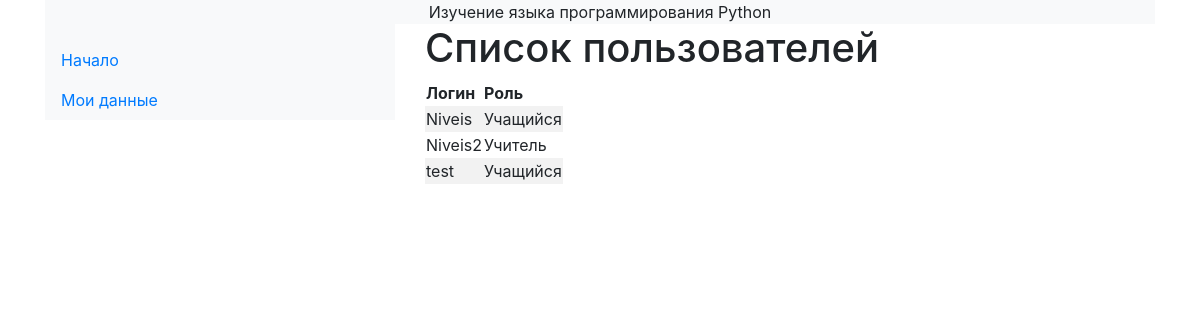
/users, run on an earlier commit of the app's database.
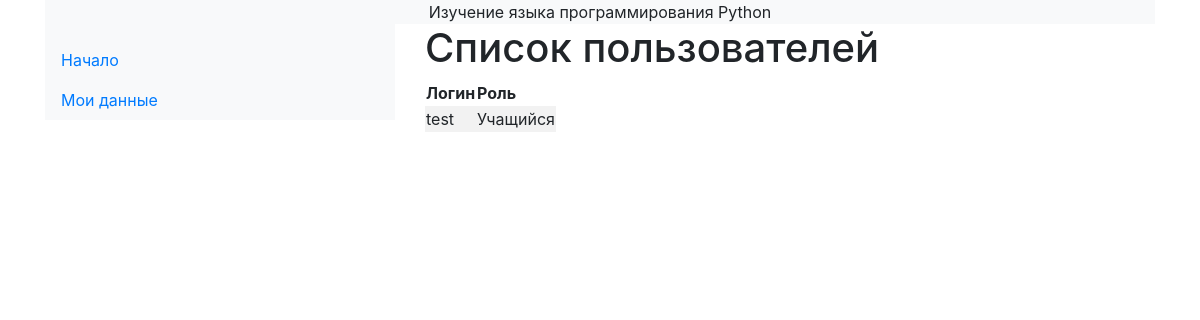
And on a later commit of the database.
### tables this page shows
CREATE TABLE "user" (
	"id"	INTEGER NOT NULL UNIQUE,
	"login"	TEXT NOT NULL UNIQUE,
	"password"	TEXT NOT NULL,
	"userTypeID"	INTEGER NOT NULL,
	PRIMARY KEY("id" AUTOINCREMENT)
);

CREATE TABLE "userType" (
	"id"	INTEGER NOT NULL UNIQUE,
	"typeName"	TEXT NOT NULL UNIQUE,
	PRIMARY KEY("id" AUTOINCREMENT)
);

### app.py (the view)
@app.route("/users")
def users():
    users = getUserList()
    return render_template("users.html", users=users)

### db_py.py (called while the page is built)
def getUserList():
    connection = sqlite3.connect('course.db')
    cursor = connection.cursor()
    cursor.execute("SELECT login, typeName FROM user, usertype where user.userTypeID = usertype.id and user.userTypeID <> 3")
    userlist = cursor.fetchall()
    return userlist

### templates/users.html
{% extends "layout.html" %}
{% block body %}
    <h1>Список пользователей</h1>
    <table class="table-striped">
        <thead>
            <tr>
                <th>Логин</th>
                <th>Роль</th>
            </tr>
        </thead>
        <tbody>
            {% for user in users %}
                <tr>
                    <td>{{ user[0] }}</td>
                    <td>{{ user[1] }}</td>
                </tr>
            {% endfor %}
        </tbody>
    </table>
{% endblock %}

### templates/layout.html (shortened to what this page needs)
<!DOCTYPE html>
<html lang="ru">
<head>
  <link rel="stylesheet" href="/static/css/bootstrap.min.css">
</head>
<body>
  <div class="container-md">
    <div class="head text-center bg-light">
      Изучение языка программирования Python
    </div>
    <div class="row">
      <div class="col-md-4">
        <nav id="sidebarMenu" class="d-md-block bg-light sidebar collapse">
          <div class="sidebar-sticky pt-3">
            <ul class="nav flex-column">
              <li class="nav-item">
                <a class="nav-link" href="/">
                  Начало
                </a>
              </li>
              <li class="nav-item">
                <a class="nav-link" href="/login">
                  Мои данные
                </a>
              </li>
            </ul>
          </div>
        </nav>
      </div>
      <div class="col-md-8">
        {% block body %}{% endblock %}
      </div>
    </div>
  </div>
</body>
</html>

What changed in the data, as far as the page shows it:
removed user: login "Niveis", typeName "Учащийся"
removed user: login "Niveis2", typeName "Учитель"
